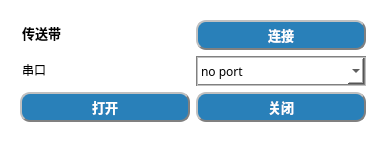
   <widget class="QFrame" name="frame_5">
    <property name="geometry">
     <rect>
      <x>20</x>
      <y>740</y>
      <width>391</width>
      <height>151</height>
     </rect>
    </property>
    <property name="autoFillBackground">
     <bool>false</bool>
    </property>
    <property name="styleSheet">
     <string notr="true">background-color: rgb(255, 255, 255);
border-style:outset;
border-radius:10px;</string>
    </property>
    <property name="frameShape">
     <enum>QFrame::StyledPanel</enum>
    </property>
    <property name="frameShadow">
     <enum>QFrame::Raised</enum>
    </property>
    <widget class="QWidget" name="formLayoutWidget_4">
     <property name="geometry">
      <rect>
       <x>20</x>
       <y>20</y>
       <width>351</width>
       <height>111</height>
      </rect>
     </property>
     <layout class="QFormLayout" name="formLayout_7">
      <item row="0" column="0">
       <widget class="QLineEdit" name="lineEdit_19">
        <property name="minimumSize">
         <size>
          <width>170</width>
          <height>30</height>
         </size>
        </property>
        <property name="maximumSize">
         <size>
          <width>180</width>
          <height>30</height>
         </size>
        </property>
        <property name="font">
         <font>
          <family>微软雅黑</family>
          <pointsize>10</pointsize>
          <weight>75</weight>
          <italic>false</italic>
          <bold>true</bold>
          <kerning>false</kerning>
         </font>
        </property>
        <property name="styleSheet">
         <string notr="true">color: rgb(0, 0, 0);</string>
        </property>
        <property name="text">
         <string notr="true">传送带</string>
        </property>
        <property name="maxLength">
         <number>80</number>
        </property>
        <property name="frame">
         <bool>false</bool>
        </property>
        <property name="dragEnabled">
         <bool>false</bool>
        </property>
        <property name="readOnly">
         <bool>true</bool>
        </property>
       </widget>
      </item>
      <item row="1" column="0">
       <widget class="QLineEdit" name="lineEdit_20">
        <property name="minimumSize">
         <size>
          <width>170</width>
          <height>30</height>
         </size>
        </property>
        <property name="maximumSize">
         <size>
          <width>160</width>
          <height>30</height>
         </size>
        </property>
        <property name="font">
         <font>
          <family>宋体</family>
          <pointsize>9</pointsize>
          <weight>50</weight>
          <bold>false</bold>
         </font>
        </property>
        <property name="styleSheet">
         <string notr="true">color: rgb(0, 0, 0);</string>
        </property>
        <property name="text">
         <string>串口</string>
        </property>
        <property name="frame">
         <bool>false</bool>
        </property>
        <property name="readOnly">
         <bool>true</bool>
        </property>
       </widget>
      </item>
      <item row="1" column="1">
       <widget class="QComboBox" name="comboBox_ConveyorPort">
        <property name="minimumSize">
         <size>
          <width>170</width>
          <height>30</height>
         </size>
        </property>
        <property name="maximumSize">
         <size>
          <width>160</width>
          <height>30</height>
         </size>
        </property>
        <property name="font">
         <font>
          <family>宋体</family>
          <pointsize>9</pointsize>
          <weight>50</weight>
          <bold>false</bold>
         </font>
        </property>
        <property name="styleSheet">
         <string notr="true">color: rgb(0, 0, 0);
border-style:inset;
border:2px groove gray;
border-radius:0px;</string>
        </property>
        <item>
         <property name="text">
          <string>no port</string>
         </property>
        </item>
       </widget>
      </item>
      <item row="2" column="0">
       <widget class="QPushButton" name="pushButton_ConveyorOpen">
        <property name="minimumSize">
         <size>
          <width>170</width>
          <height>30</height>
         </size>
        </property>
        <property name="maximumSize">
         <size>
          <width>160</width>
          <height>30</height>
         </size>
        </property>
        <property name="font">
         <font>
          <family>微软雅黑</family>
          <pointsize>10</pointsize>
          <weight>75</weight>
          <bold>true</bold>
         </font>
        </property>
        <property name="cursor">
         <cursorShape>PointingHandCursor</cursorShape>
        </property>
        <property name="layoutDirection">
         <enum>Qt::LeftToRight</enum>
        </property>
        <property name="autoFillBackground">
         <bool>false</bool>
        </property>
        <property name="styleSheet">
         <string notr="true">background-color: rgb(41, 128, 185);
color: rgb(255, 255, 255);
border-radius:10px;
border:2px groove gray;
border-style:outset;</string>
        </property>
        <property name="text">
         <string>打开</string>
        </property>
       </widget>
      </item>
      <item row="2" column="1">
       <widget class="QPushButton" name="pushButton_ConveyorClose">
        <property name="minimumSize">
         <size>
          <width>170</width>
          <height>30</height>
         </size>
        </property>
        <property name="maximumSize">
         <size>
          <width>160</width>
          <height>30</height>
         </size>
        </property>
        <property name="font">
         <font>
          <family>微软雅黑</family>
          <pointsize>10</pointsize>
          <weight>75</weight>
          <bold>true</bold>
         </font>
        </property>
        <property name="cursor">
         <cursorShape>PointingHandCursor</cursorShape>
        </property>
        <property name="layoutDirection">
         <enum>Qt::RightToLeft</enum>
        </property>
        <property name="autoFillBackground">
         <bool>false</bool>
        </property>
        <property name="styleSheet">
         <string notr="true">background-color: rgb(41, 128, 185);
color: rgb(255, 255, 255);
border-radius:10px;
border:2px groove gray;
border-style:outset;</string>
        </property>
        <property name="text">
         <string>关闭</string>
        </property>
       </widget>
      </item>
      <item row="0" column="1">
       <widget class="QPushButton" name="pushButton_ConveyorConnect">
        <property name="minimumSize">
         <size>
          <width>170</width>
          <height>30</height>
         </size>
        </property>
        <property name="maximumSize">
         <size>
          <width>160</width>
          <height>30</height>
         </size>
        </property>
        <property name="font">
         <font>
          <family>微软雅黑</family>
          <pointsize>10</pointsize>
          <weight>75</weight>
          <bold>true</bold>
         </font>
        </property>
        <property name="cursor">
         <cursorShape>PointingHandCursor</cursorShape>
        </property>
        <property name="autoFillBackground">
         <bool>false</bool>
        </property>
        <property name="styleSheet">
         <string notr="true">background-color: rgb(41, 128, 185);
color: rgb(255, 255, 255);
border-radius:10px;
border:2px groove gray;
border-style:outset;</string>
        </property>
        <property name="text">
         <string>连接</string>
        </property>
        <property name="iconSize">
         <size>
          <width>40</width>
          <height>30</height>
         </size>
        </property>
        <property name="autoDefault">
         <bool>false</bool>
        </property>
        <property name="flat">
         <bool>false</bool>
        </property>
       </widget>
      </item>
     </layout>
    </widget>
   </widget>
